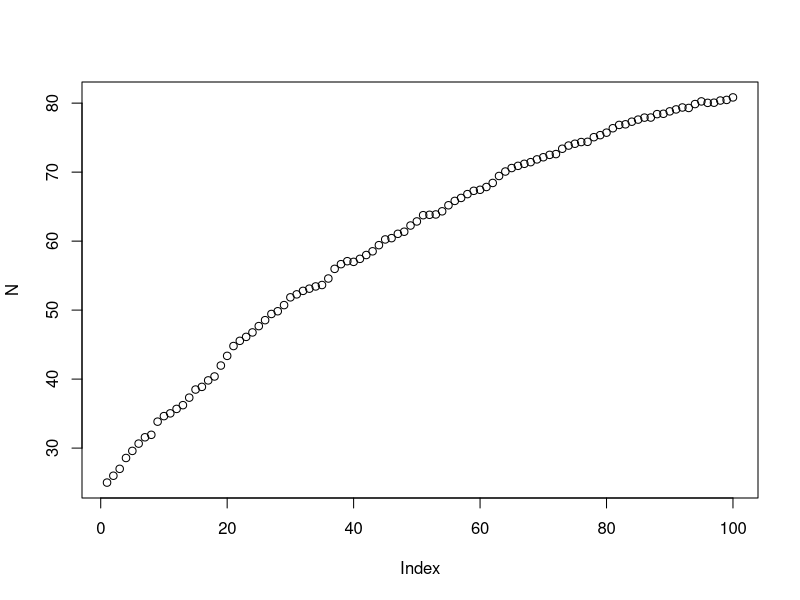
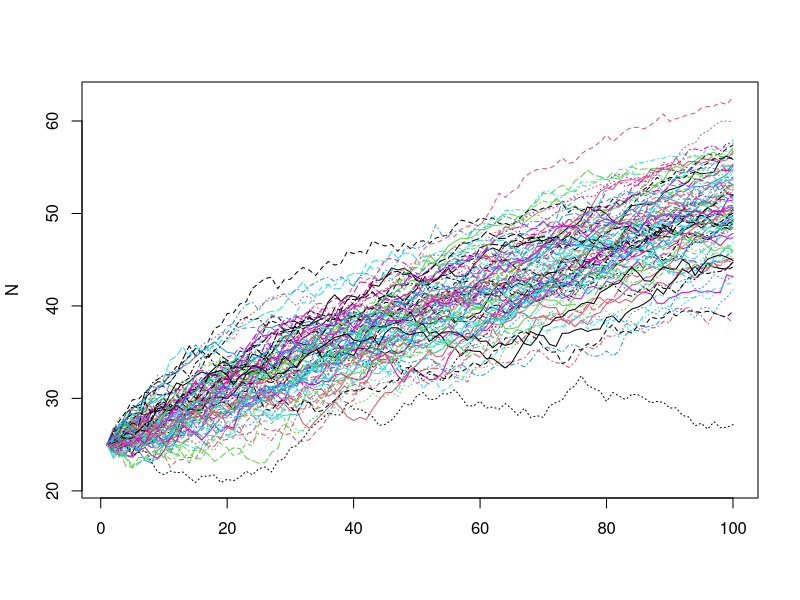
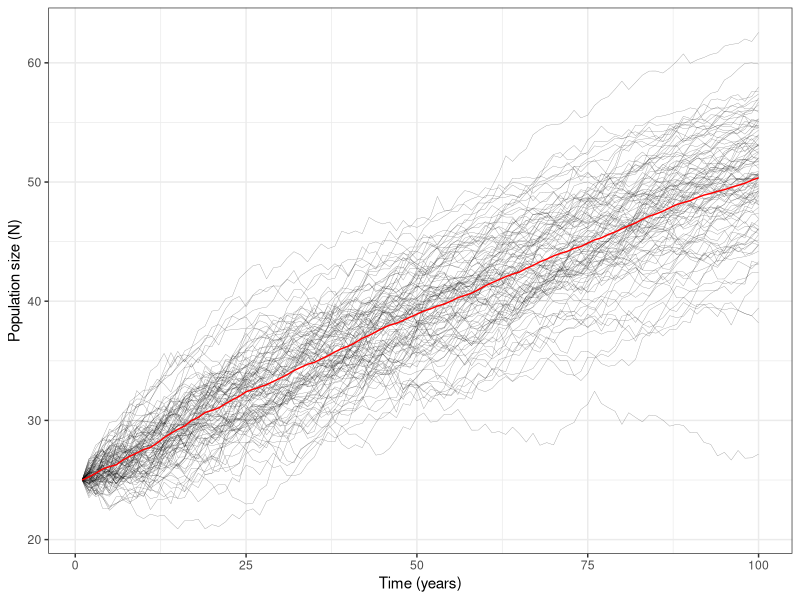

Recreate these plots in R, in order.
## ---- chunk 1
# Numeric value
my_vector <- vector(mode = "numeric", length = 100)

my_second_vector <- vector(mode = "logical", length = 20)

# check length of vector 

length(my_vector)
## ---- chunk 2
# check the class
class(my_second_vector)
## ---- chunk 3
# using c to create a vector

my_vector <- c(1:50)

# extract first value

my_vector[1]

# select ranges in a vector

my_vector[3:7]
## ---- chunk 4
# matrix

my_matrix <- matrix(data = 1:100, nrow = 20, ncol = 5)

## ---- chunk 5
# dimensions

dim(my_matrix)

# first is number rows, then number of columns

length(my_matrix)
## ---- chunk 6
class(my_matrix)
## ---- chunk 7

# index 
my_matrix[2,]

# shows what is in second row

my_matrix[,3]

# shows what is in the third column

my_matrix[2,3]

# both to find exact term

my_matrix[2,3] <- 10000

# modify individual cells


## ---- chunk 8
# variable (counter), sequence, expression

for (i in 1:10){
  print("Hello")
}
## ---- chunk 9
rnorm(n = 5, mean = 10,sd = 2)
## ---- chunk 10
# set up model parameters

K <- 100
nsteps <- 100
mu <- 1.5
sigma <- 0.8

# set up model options

N <- vector(mode = "numeric", length = nsteps)
N[1] <- 25


# model it

for(t in 2:nsteps){
  r <- rnorm(n = 1, mean = mu, sd = sigma)
  N[t] <- N[t-1] + r * (1-(N[t-1]/K))
}

plot(N)
## ---- chunk 11
# set up model parameters

K <- 100
nsteps <- 100
mu <- 0.4
sigma <- 1

# set up model options

N <- matrix(data = NA, nrow = nsteps, ncol = 100)
N[1,] <- 25


# model it

for(t in 2:nsteps){
  r <- rnorm(n = 100, mean = mu, sd = sigma)
  N[t,] <- N[t-1,] + r * (1-(N[t-1,]/K))
}

matplot(N, type = "l")
## ---- chunk 12
# load tidyverse

library(tidyverse)

# create data frame

my_data <- as_tibble(N) %>% 
  mutate(time = 1:nsteps) %>% 
  gather(run, N, -time)

# vizz

ggplot(data = my_data, mapping = aes(x = time, y = N))+
  geom_line(aes(group = run), size = 0.1, alpha = 0.5)+
  stat_summary(geom = "line", fun = mean, color = "red")+
  theme_bw()+
  labs(x = "Time (years)", y = "Population size (N)")

